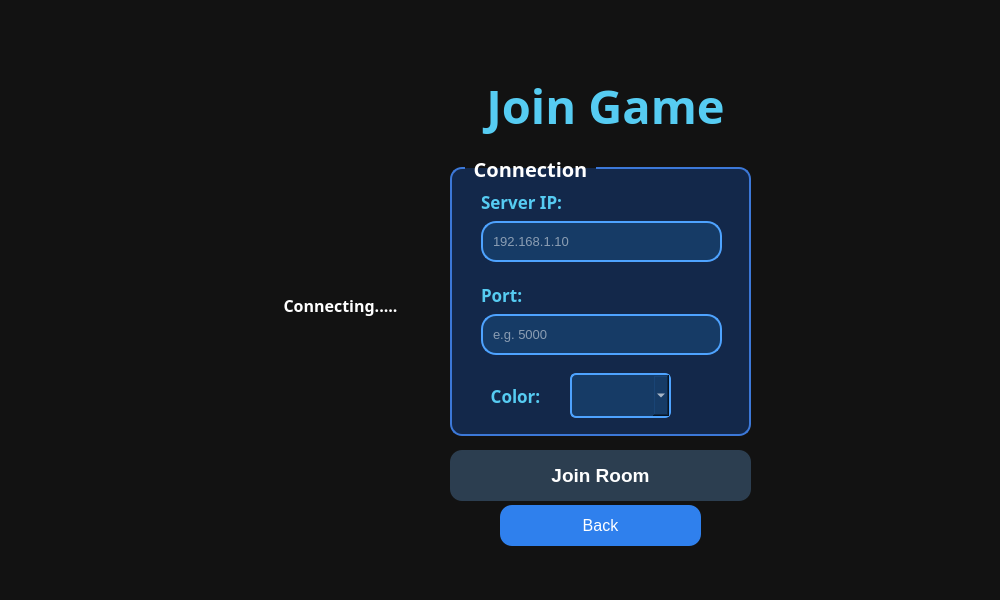
<?xml version="1.0" encoding="UTF-8"?>
<ui version="4.0">
 <class>GuestWindow</class>
 <widget class="QWidget" name="GuestWindow">
  <property name="geometry">
   <rect>
    <x>0</x>
    <y>0</y>
    <width>1000</width>
    <height>600</height>
   </rect>
  </property>
  <property name="maximumSize">
   <size>
    <width>1000</width>
    <height>600</height>
   </size>
  </property>
  <property name="windowTitle">
   <string>Form</string>
  </property>
  <property name="styleSheet">
   <string notr="true">background-color:#121212;</string>
  </property>
  <widget class="QLabel" name="guestTitleLabel">
   <property name="geometry">
    <rect>
     <x>10</x>
     <y>60</y>
     <width>1191</width>
     <height>91</height>
    </rect>
   </property>
   <property name="font">
    <font>
     <family>Sitka Text</family>
     <pointsize>35</pointsize>
     <bold>true</bold>
    </font>
   </property>
   <property name="styleSheet">
    <string notr="true">color:#56CCF2;
background:transparent;</string>
   </property>
   <property name="text">
    <string>Join Game</string>
   </property>
   <property name="alignment">
    <set>Qt::AlignmentFlag::AlignCenter</set>
   </property>
  </widget>
  <widget class="QGroupBox" name="connectionGroupBox">
   <property name="geometry">
    <rect>
     <x>450</x>
     <y>155</y>
     <width>301</width>
     <height>281</height>
    </rect>
   </property>
   <property name="font">
    <font>
     <family>Sitka Text</family>
     <pointsize>-1</pointsize>
     <bold>true</bold>
    </font>
   </property>
   <property name="styleSheet">
    <string notr="true">QGroupBox{
    color:white;
    font-size:20px;
    font-weight:bold;

    border:2px solid #3C78D8;
    border-radius:12px;

    margin-top:12px;

    background-color:#13284A;
}

QGroupBox::title{
    subcontrol-origin: margin;
    left:15px;
    padding:0 6px;
}</string>
   </property>
   <property name="title">
    <string>Connection</string>
   </property>
   <widget class="QLabel" name="ipLabel">
    <property name="geometry">
     <rect>
      <x>31</x>
      <y>21</y>
      <width>111</width>
      <height>51</height>
     </rect>
    </property>
    <property name="font">
     <font>
      <family>Sitka Text</family>
      <pointsize>13</pointsize>
      <bold>true</bold>
     </font>
    </property>
    <property name="styleSheet">
     <string notr="true">color:#56CCF2;
background:transparent;</string>
    </property>
    <property name="text">
     <string>Server IP:</string>
    </property>
    <property name="alignment">
     <set>Qt::AlignmentFlag::AlignLeading|Qt::AlignmentFlag::AlignLeft|Qt::AlignmentFlag::AlignVCenter</set>
    </property>
   </widget>
   <widget class="QLineEdit" name="ipEdit">
    <property name="geometry">
     <rect>
      <x>31</x>
      <y>66</y>
      <width>241</width>
      <height>41</height>
     </rect>
    </property>
    <property name="font">
     <font>
      <pointsize>10</pointsize>
     </font>
    </property>
    <property name="styleSheet">
     <string notr="true">QLineEdit{

background:#163B66;

border:2px solid #4EA3FF;

border-radius:15px;

padding:8px;

color:white;
}</string>
    </property>
    <property name="placeholderText">
     <string>192.168.1.10</string>
    </property>
   </widget>
   <widget class="QLineEdit" name="portEdit">
    <property name="geometry">
     <rect>
      <x>31</x>
      <y>159</y>
      <width>241</width>
      <height>41</height>
     </rect>
    </property>
    <property name="font">
     <font>
      <pointsize>10</pointsize>
     </font>
    </property>
    <property name="styleSheet">
     <string notr="true">QLineEdit{

background:#163B66;

border:2px solid #4EA3FF;

border-radius:15px;

padding:8px;

color:white;
}</string>
    </property>
    <property name="placeholderText">
     <string>e.g. 5000</string>
    </property>
   </widget>
   <widget class="QLabel" name="portLabel">
    <property name="geometry">
     <rect>
      <x>31</x>
      <y>114</y>
      <width>61</width>
      <height>51</height>
     </rect>
    </property>
    <property name="font">
     <font>
      <family>Sitka Text</family>
      <pointsize>13</pointsize>
      <bold>true</bold>
     </font>
    </property>
    <property name="styleSheet">
     <string notr="true">color:#56CCF2;
background:transparent;</string>
    </property>
    <property name="text">
     <string>Port:</string>
    </property>
   </widget>
   <widget class="QLabel" name="colorLabel">
    <property name="geometry">
     <rect>
      <x>20</x>
      <y>170</y>
      <width>91</width>
      <height>141</height>
     </rect>
    </property>
    <property name="font">
     <font>
      <family>Sitka Text</family>
      <pointsize>13</pointsize>
      <bold>true</bold>
     </font>
    </property>
    <property name="styleSheet">
     <string notr="true">color:#56CCF2;
background:transparent;</string>
    </property>
    <property name="text">
     <string>Color:</string>
    </property>
    <property name="alignment">
     <set>Qt::AlignmentFlag::AlignCenter</set>
    </property>
   </widget>
   <widget class="QComboBox" name="colorComboBox">
    <property name="geometry">
     <rect>
      <x>120</x>
      <y>218</y>
      <width>101</width>
      <height>45</height>
     </rect>
    </property>
    <property name="minimumSize">
     <size>
      <width>0</width>
      <height>45</height>
     </size>
    </property>
    <property name="styleSheet">
     <string notr="true">QComboBox{

background:#163B66;

border:2px solid #4EA3FF;

border-radius:6px;

padding:6px;

color:white;
}

QComboBox QAbstractItemView{

background:#163B66;

selection-background-color:#2196F3;

color:white;
}</string>
    </property>
   </widget>
  </widget>
  <widget class="QPushButton" name="joinRoomButton">
   <property name="geometry">
    <rect>
     <x>450</x>
     <y>450</y>
     <width>301</width>
     <height>51</height>
    </rect>
   </property>
   <property name="maximumSize">
    <size>
     <width>600</width>
     <height>60</height>
    </size>
   </property>
   <property name="font">
    <font>
     <family>Segoe UI</family>
     <pointsize>14</pointsize>
     <italic>false</italic>
     <bold>true</bold>
    </font>
   </property>
   <property name="styleSheet">
    <string notr="true">QPushButton{

background:#2C3E50;

color:white;

border:none;

border-radius:12px;

min-height:50px;

font-size:14pt;

font-weight:bold;

}

QPushButton:hover{

background:#3A86FF;

}

QPushButton:pressed{

background:#2563EB;

}</string>
   </property>
   <property name="text">
    <string>Join Room</string>
   </property>
   <property name="iconSize">
    <size>
     <width>10</width>
     <height>20</height>
    </size>
   </property>
  </widget>
  <widget class="QPushButton" name="backButton">
   <property name="geometry">
    <rect>
     <x>500</x>
     <y>505</y>
     <width>201</width>
     <height>41</height>
    </rect>
   </property>
   <property name="font">
    <font>
     <family>Segoe UI</family>
     <pointsize>12</pointsize>
     <italic>false</italic>
     <bold>false</bold>
    </font>
   </property>
   <property name="styleSheet">
    <string notr="true">QPushButton{

background:#2F80ED;

color:white;

border-radius:12px;

font:12pt &quot;Segoe UI&quot;;

}

QPushButton:hover{

background:#56CCF2;

}</string>
   </property>
   <property name="text">
    <string>Back</string>
   </property>
  </widget>
  <widget class="QLabel" name="statusLabel">
   <property name="geometry">
    <rect>
     <x>170</x>
     <y>260</y>
     <width>341</width>
     <height>91</height>
    </rect>
   </property>
   <property name="font">
    <font>
     <family>Sitka Text</family>
     <pointsize>12</pointsize>
     <bold>true</bold>
    </font>
   </property>
   <property name="styleSheet">
    <string notr="true">color:white;
background:transparent;</string>
   </property>
   <property name="text">
    <string>Connecting.....</string>
   </property>
   <property name="alignment">
    <set>Qt::AlignmentFlag::AlignCenter</set>
   </property>
  </widget>
  <widget class="QLabel" name="backgroundLabel">
   <property name="geometry">
    <rect>
     <x>0</x>
     <y>0</y>
     <width>1001</width>
     <height>601</height>
    </rect>
   </property>
   <property name="text">
    <string/>
   </property>
   <property name="pixmap">
    <pixmap resource="resources.qrc">:/images/images/1111.png</pixmap>
   </property>
   <property name="scaledContents">
    <bool>true</bool>
   </property>
   <property name="alignment">
    <set>Qt::AlignmentFlag::AlignCenter</set>
   </property>
  </widget>
  <zorder>backgroundLabel</zorder>
  <zorder>guestTitleLabel</zorder>
  <zorder>connectionGroupBox</zorder>
  <zorder>joinRoomButton</zorder>
  <zorder>backButton</zorder>
  <zorder>statusLabel</zorder>
 </widget>
 <resources>
  <include location="resources.qrc"/>
 </resources>
 <connections/>
</ui>
